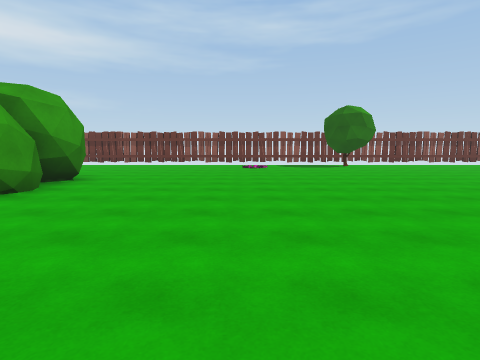
View 1 (above)

23 first-person views from a walk through a scene from a Unity 3-D project. The camera is 1.5 m above the floor, tilts 6° down and sees 80° across. The floor is counted in squares, 2 m on a side. Each view is taken from the middle of a square. On the plan, view 1 faces up. The plan holds only what a view shows up to about 10 squares ahead; the rest is blank. The place goes on beyond the plan. The player character is not drawn.

View 2
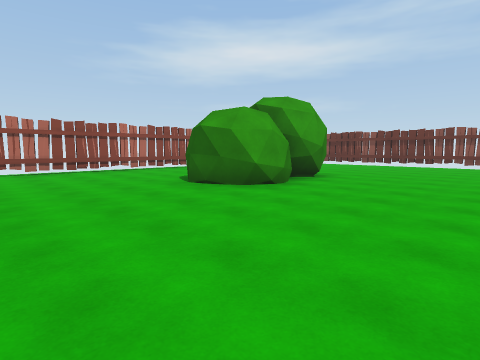

View 3
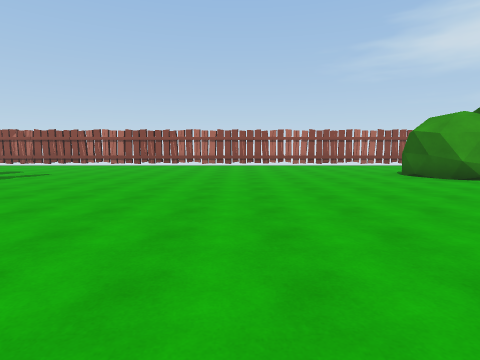

View 4
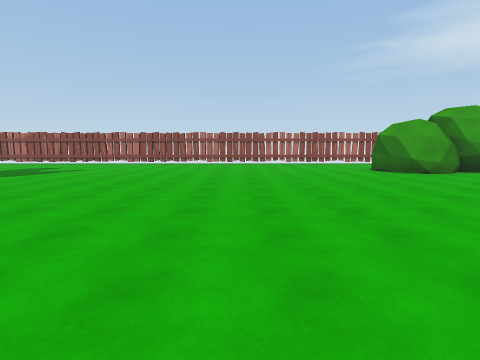

View 5
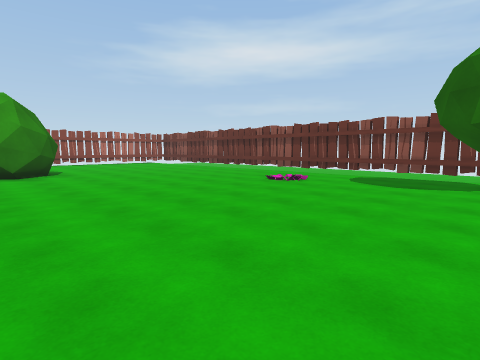

View 6
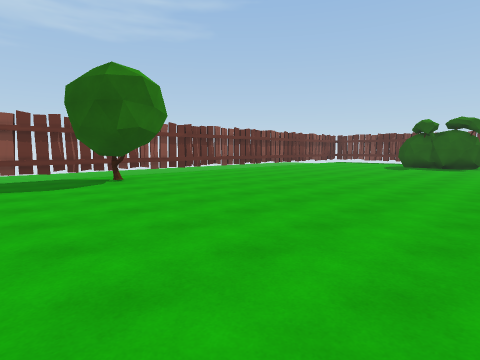

View 7
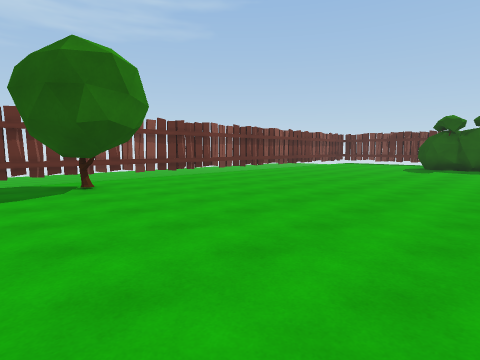

View 8
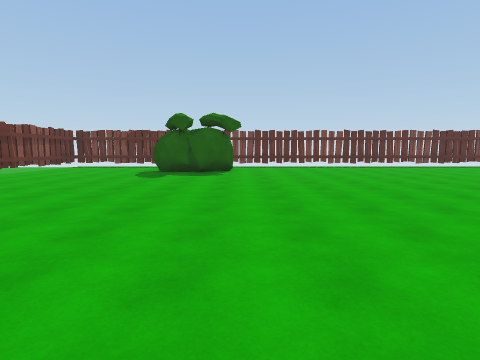

View 9
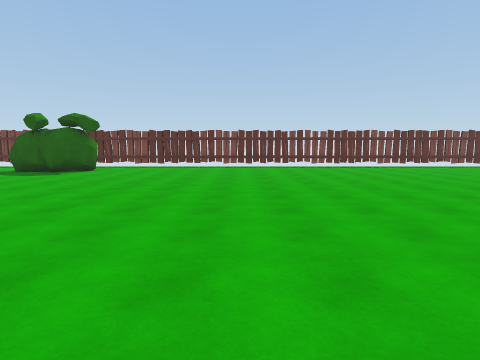

View 10
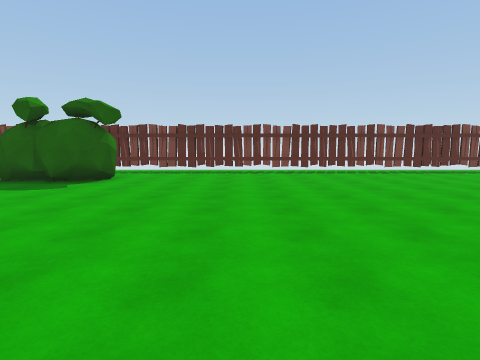

View 11
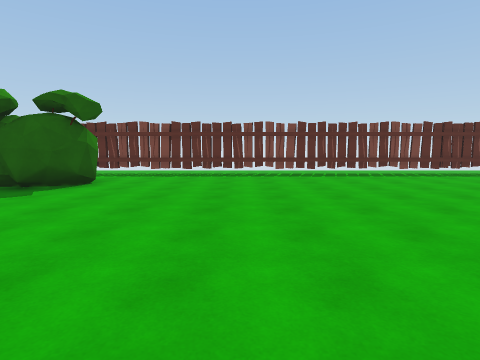

View 12
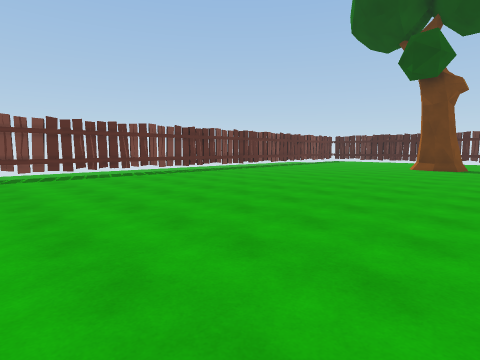

View 13
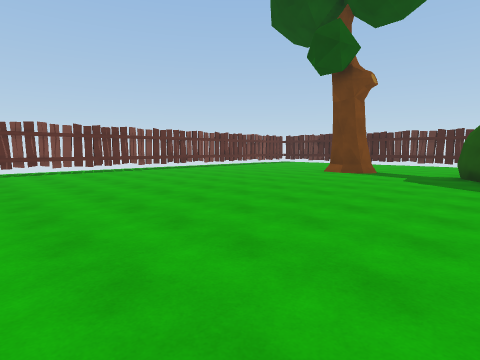

View 14
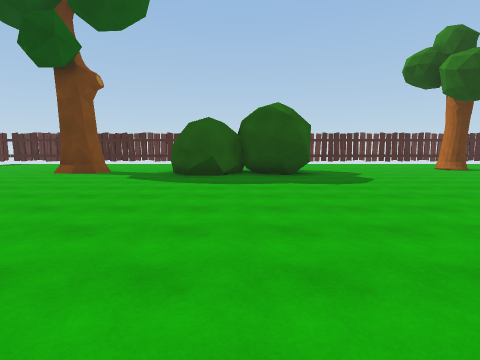

View 15
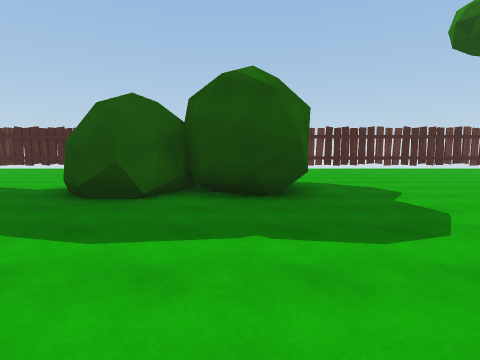

View 16
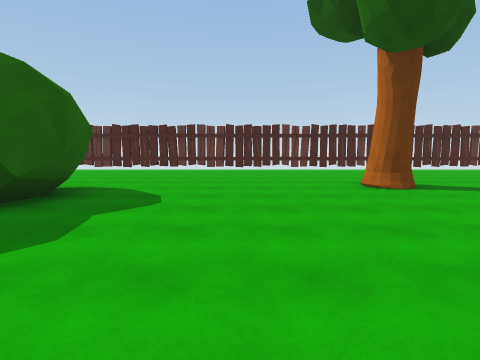

View 17
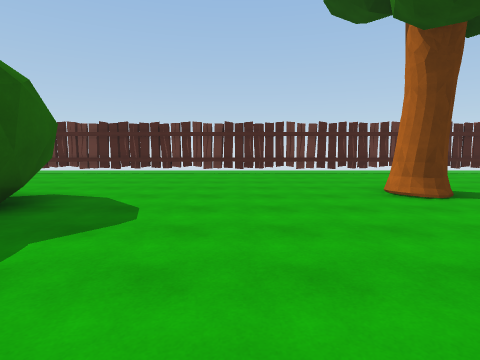

View 18
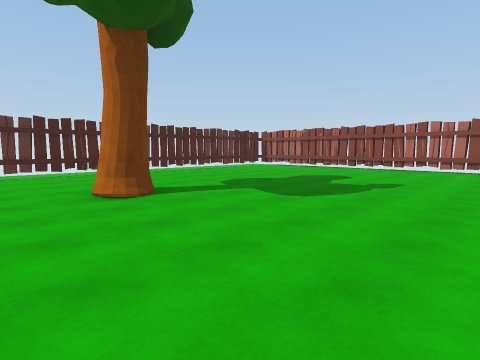

View 19
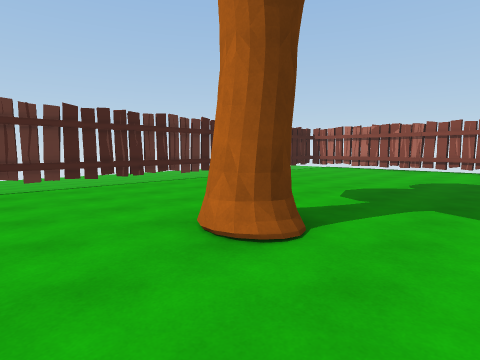

View 20
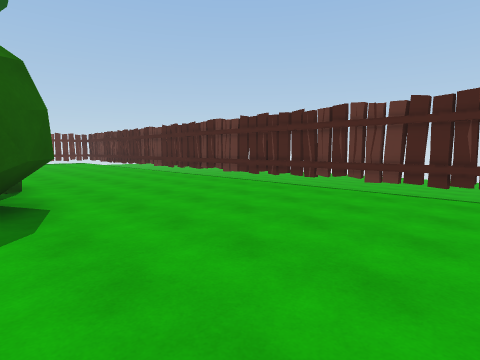

View 21
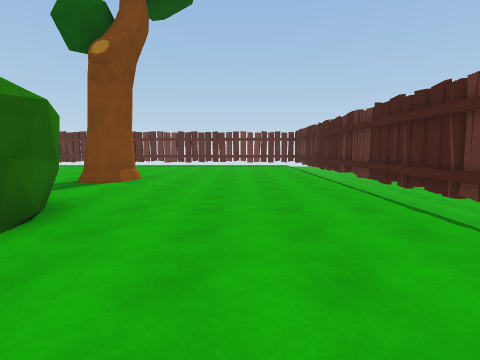

View 22
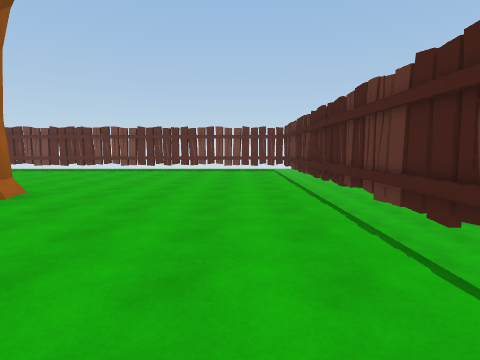

View 23
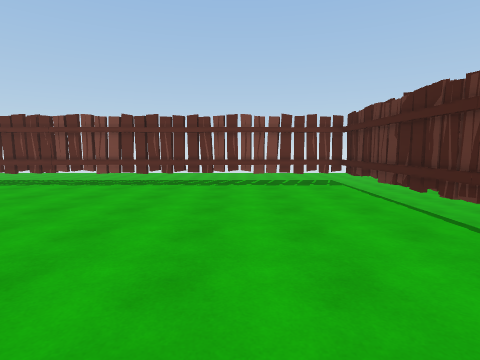

### Floor plan
Key: @ floor where view 1 was taken; # wall or solid block; . floor; = window, fence, low wall or low ledge; v drop or lower ground; O other object.
Columns run from 11 left of view 1 to 20 right of it. Each row starts with its distance up from view 1.
 15            #v###v v##     ##
 14           ......O.....   ...
 13          .......O...... ....
 12         ....................
 11        .....................
 10       .....................O
  9      ......................#   #
  8      .#....................O ..#
  7       ##.......................#
  6      OOO.......................v
  5   ... ##........   ............#
  4 =....O#.........   ............#
  3 =..............   .............#
  2 =.............   ..............#
  1 =..............   .............#
  0     .......@.... ..............#
 -1     ...........................v
 -2     ...........................#
 -3     ...........................#
 -4     ......................... .#
 -5     ........................   #
 -6 =..............................#
 -7 v..............................#
 -8 =...............##O#O..O.......#
 -9 =...............## ##..O#......#
-10 =.........O......O.............#
-11 =..............................#
-12   .............................v
-13    ............................#
-14      ..........................#
-15      ####v#####v######v######v v

Positions as (right, up) in squares from view 1, and headings:
1: (0, 0), facing up
2: (0, 0), facing up-left
3: (3, -1), facing left
4: (5, -1), facing left
5: (5, 6), facing up-left
6: (2, 6), facing up-right
7: (3, 7), facing up-right
8: (6, 7), facing right
9: (6, 2), facing right
10: (9, 4), facing right
11: (10, 4), facing right
12: (10, 4), facing down-right
13: (8, 1), facing down-right
14: (7, 1), facing down
15: (6, -3), facing down
16: (2, -4), facing down
17: (2, -5), facing down
18: (1, -5), facing down-left
19: (1, -8), facing down-left
20: (1, -9), facing down-right
21: (5, -12), facing right
22: (8, -13), facing right
23: (12, -12), facing right
